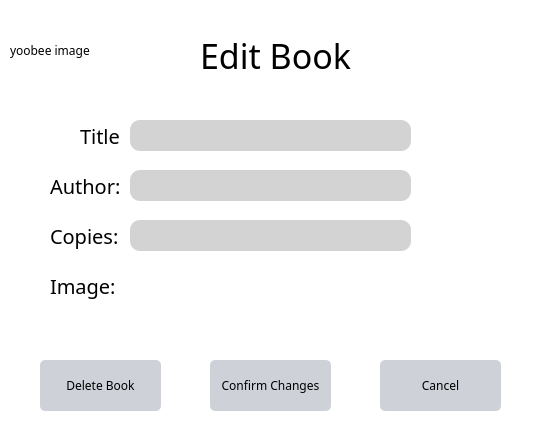
<?xml version="1.0" encoding="UTF-8"?>
<ui version="4.0">
 <class>admineditbook</class>
 <widget class="QDialog" name="admineditbook">
  <property name="geometry">
   <rect>
    <x>0</x>
    <y>0</y>
    <width>545</width>
    <height>439</height>
   </rect>
  </property>
  <property name="windowTitle">
   <string>Yoobee Library System | Admin | Edit book</string>
  </property>
  <property name="windowIcon">
   <iconset>
    <normalon>:/images/favicon.ico</normalon>
   </iconset>
  </property>
  <widget class="QFrame" name="gridFrame_2">
   <property name="geometry">
    <rect>
     <x>0</x>
     <y>0</y>
     <width>551</width>
     <height>441</height>
    </rect>
   </property>
   <property name="styleSheet">
    <string notr="true">*{
background: rgb(255, 255, 255);
fontsize: 15px;
font-family: Century Gothic, sans-serif;
}

QFrame{
border: solid 10px rgba(0, 0, 0);
}

QLineEdit{
color: #8d98a1;
background-color: #d3d3d3;
font-size: 18px;
border-style: outset;
border-radius: 10px;
}
QPushButton{
background: #ced1d8;
border-style: outset;
border-radius: 5px;
}
QPushButton:pressed{
background-color: rgb(77, 77, 77);
border-style: inset;
}
</string>
   </property>
   <widget class="QPushButton" name="back">
    <property name="geometry">
     <rect>
      <x>640</x>
      <y>40</y>
      <width>111</width>
      <height>41</height>
     </rect>
    </property>
    <property name="styleSheet">
     <string notr="true">background-color: rgb(255, 255, 255);

border-width: 1px;

border-color: black;

border-radius: 10px;

border-style: outset;

font: 14px;

padding:2px;</string>
    </property>
    <property name="text">
     <string>Back</string>
    </property>
   </widget>
   <widget class="QLabel" name="label_2">
    <property name="geometry">
     <rect>
      <x>80</x>
      <y>120</y>
      <width>41</width>
      <height>31</height>
     </rect>
    </property>
    <property name="styleSheet">
     <string notr="true">font-size: 20px</string>
    </property>
    <property name="text">
     <string>Title:</string>
    </property>
   </widget>
   <widget class="QLabel" name="label_4">
    <property name="geometry">
     <rect>
      <x>50</x>
      <y>220</y>
      <width>91</width>
      <height>31</height>
     </rect>
    </property>
    <property name="styleSheet">
     <string notr="true">font-size: 20px</string>
    </property>
    <property name="text">
     <string>Copies:</string>
    </property>
   </widget>
   <widget class="QLabel" name="label">
    <property name="geometry">
     <rect>
      <x>200</x>
      <y>30</y>
      <width>151</width>
      <height>51</height>
     </rect>
    </property>
    <property name="styleSheet">
     <string notr="true">font-size: 34px</string>
    </property>
    <property name="text">
     <string>Edit Book</string>
    </property>
   </widget>
   <widget class="QPushButton" name="canceledit">
    <property name="geometry">
     <rect>
      <x>380</x>
      <y>360</y>
      <width>121</width>
      <height>51</height>
     </rect>
    </property>
    <property name="text">
     <string>Cancel</string>
    </property>
   </widget>
   <widget class="QLabel" name="label_3">
    <property name="geometry">
     <rect>
      <x>50</x>
      <y>170</y>
      <width>91</width>
      <height>31</height>
     </rect>
    </property>
    <property name="styleSheet">
     <string notr="true">font-size: 20px</string>
    </property>
    <property name="text">
     <string>Author:</string>
    </property>
   </widget>
   <widget class="QPushButton" name="confimedit">
    <property name="geometry">
     <rect>
      <x>210</x>
      <y>360</y>
      <width>121</width>
      <height>51</height>
     </rect>
    </property>
    <property name="text">
     <string>Confirm Changes</string>
    </property>
   </widget>
   <widget class="QLabel" name="label_5">
    <property name="geometry">
     <rect>
      <x>50</x>
      <y>270</y>
      <width>71</width>
      <height>31</height>
     </rect>
    </property>
    <property name="styleSheet">
     <string notr="true">font-size: 20px</string>
    </property>
    <property name="text">
     <string>Image:</string>
    </property>
   </widget>
   <widget class="QLineEdit" name="book_name_label">
    <property name="geometry">
     <rect>
      <x>130</x>
      <y>120</y>
      <width>281</width>
      <height>31</height>
     </rect>
    </property>
   </widget>
   <widget class="QLineEdit" name="book_author_label">
    <property name="geometry">
     <rect>
      <x>130</x>
      <y>170</y>
      <width>281</width>
      <height>31</height>
     </rect>
    </property>
   </widget>
   <widget class="QLineEdit" name="book_copies_label">
    <property name="geometry">
     <rect>
      <x>130</x>
      <y>220</y>
      <width>281</width>
      <height>31</height>
     </rect>
    </property>
   </widget>
   <widget class="QLabel" name="img">
    <property name="geometry">
     <rect>
      <x>10</x>
      <y>10</y>
      <width>161</width>
      <height>81</height>
     </rect>
    </property>
    <property name="text">
     <string>yoobee image</string>
    </property>
   </widget>
   <widget class="QPushButton" name="deletebook">
    <property name="geometry">
     <rect>
      <x>40</x>
      <y>360</y>
      <width>121</width>
      <height>51</height>
     </rect>
    </property>
    <property name="text">
     <string>Delete Book</string>
    </property>
   </widget>
  </widget>
 </widget>
 <resources/>
 <connections/>
</ui>
